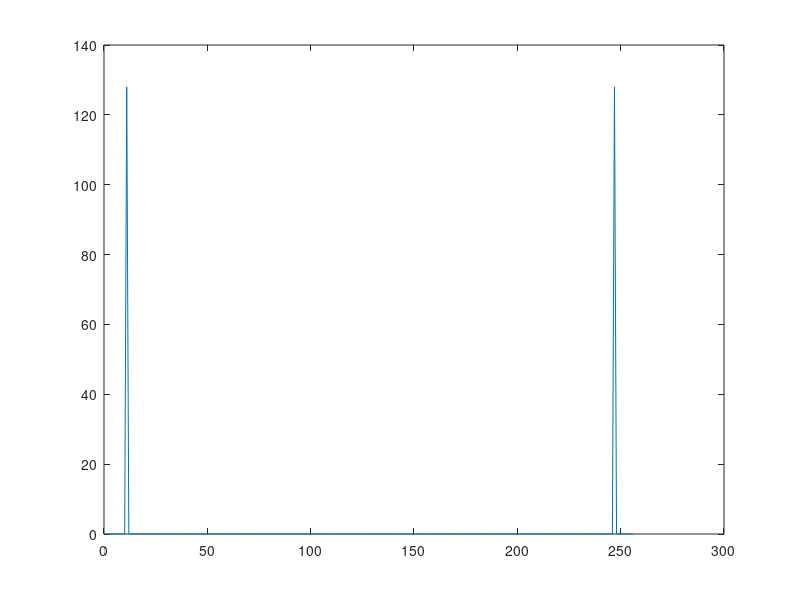
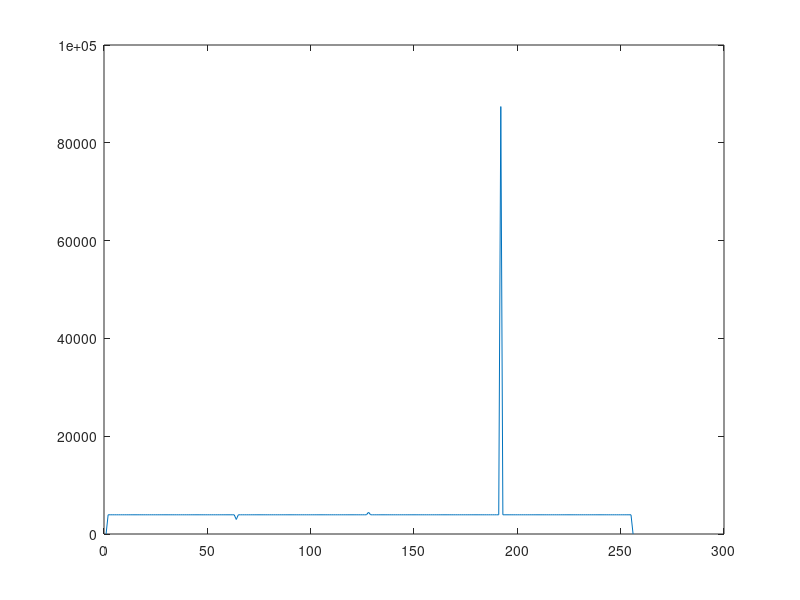

These charts were generated, in order, by the following MATLAB code:
x = (1:256)/256 ;
k = 10 ;
a = sin(2*pi*k*x);
b = (fft(a));
figure(1)
plot(abs(b))
[m,l] =size(a);
D = zeros(l,l); k = 0;
for i = 2 :l-1, D(i,i)=-2;D(i,i-1) = 1; D(i,i+1) = 1; end ;

for i = 2 : l-1,
        k = -D*a'/(1/256)^2./(a)';
end

figure(2)
plot(k)
